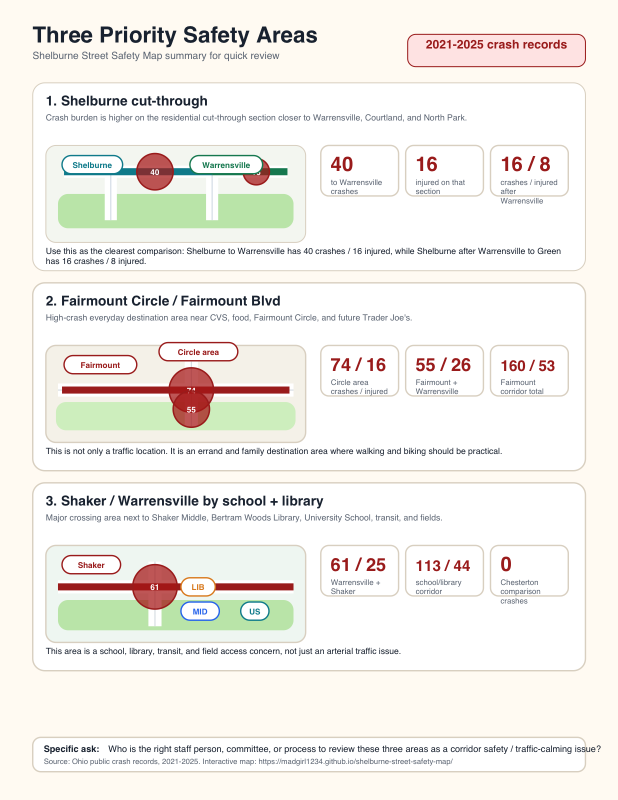
#> input picture output/pdf/Shelburne_Three_Priority_Safety_Areas.png, 1236 x 1600 px, given in place of codex-clipboard-29adc0d5-07e5-4985-8ff9-6701235122e1.png, which was not available (shown at 1/2 size)
$ python make_actual_map_views_brief.py
#> lines starting #> are read from the running program, lines starting #| are printed output that depends on the picture; pictures that were not available may be replaced by others from this repository, and a replacement may not be noted
from pathlib import Path

from PIL import Image, ImageDraw, ImageFont
from reportlab.lib.pagesizes import landscape, letter
from reportlab.lib.units import inch
from reportlab.pdfgen import canvas


ROOT = Path(__file__).resolve().parents[1]
OUT_DIR = ROOT / "output" / "pdf"
OUT_DIR.mkdir(parents=True, exist_ok=True)

SHOT_SHELBURNE = Path("/var/folders/jn/lf78l6md42g9lbb7vsfkv9lc0000gn/T/codex-clipboard-29adc0d5-07e5-4985-8ff9-6701235122e1.png")
SHOT_SHAKER = Path("/var/folders/jn/lf78l6md42g9lbb7vsfkv9lc0000gn/T/codex-clipboard-5d3501ff-4c49-4810-a22f-fedf515daa2d.png")

PNG_PATH = OUT_DIR / "Shelburne_Actual_Map_Views_For_Nancy.png"
PDF_PATH = OUT_DIR / "Shelburne_Actual_Map_Views_For_Nancy.pdf"

INK = (24, 33, 47)
MUTED = (86, 96, 111)
RED = (153, 27, 27)
TEAL = (15, 118, 110)
GREEN = (21, 128, 61)
PAPER = (255, 250, 242)
WHITE = (255, 255, 255)
LINE = (216, 207, 192)
PALE_RED = (254, 242, 242)


def font(size, bold=False):
#> called with size = 46, bold = True
    candidates = [
        "/System/Library/Fonts/Supplemental/Arial Bold.ttf" if bold else "/System/Library/Fonts/Supplemental/Arial.ttf",
        "/Library/Fonts/Arial Bold.ttf" if bold else "/Library/Fonts/Arial.ttf",
        "/System/Library/Fonts/Helvetica.ttc",
    ]
    for path in candidates:
        try:
            return ImageFont.truetype(path, size)
        except OSError:
            continue
    return ImageFont.load_default()


FONT_TITLE = font(46, True)
FONT_H2 = font(29, True)
FONT_BODY = font(22)
FONT_BODY_BOLD = font(22, True)
FONT_SMALL = font(18)
FONT_STAT = font(30, True)


def wrapped_lines(draw, text, max_width, font_obj):
    words = text.split()
    lines = []
    current = []
    for word in words:
        candidate = " ".join(current + [word])
        if not current or draw.textbbox((0, 0), candidate, font=font_obj)[2] <= max_width:
            current.append(word)
        else:
            lines.append(" ".join(current))
            current = [word]
    if current:
        lines.append(" ".join(current))
    return lines


def draw_wrapped(draw, text, xy, max_width, font_obj, fill=INK, gap=7):
    x, y = xy
    for line in wrapped_lines(draw, text, max_width, font_obj):
        draw.text((x, y), line, fill=fill, font=font_obj)
        y += font_obj.size + gap
    return y


def fit_cover(img, width, height):
    scale = max(width / img.width, height / img.height)
    resized = img.resize((int(img.width * scale), int(img.height * scale)), Image.Resampling.LANCZOS)
    left = max(0, (resized.width - width) // 2)
    top = max(0, (resized.height - height) // 2)
    return resized.crop((left, top, left + width, top + height))


def map_crop(source, box, size):
    cropped = source.crop(box)
    return fit_cover(cropped, *size)


def round_rect(draw, box, radius, fill, outline=None, width=1):
    draw.rounded_rectangle(box, radius=radius, fill=fill, outline=outline, width=width)


def stat_card(draw, box, value, label):
    round_rect(draw, box, 16, PALE_RED, RED, 2)
    x1, y1, x2, _ = box
    draw.text((x1 + 18, y1 + 14), value, fill=RED, font=FONT_STAT)
    draw_wrapped(draw, label, (x1 + 18, y1 + 50), x2 - x1 - 36, FONT_SMALL, fill=INK, gap=2)


def bullet(draw, x, y, text, max_width):
    draw.ellipse((x, y + 9, x + 9, y + 18), fill=TEAL)
    return draw_wrapped(draw, text, (x + 22, y), max_width, FONT_BODY, fill=INK, gap=6)


def make_panel(number, title, bullets, stats, source, crop_box, color=TEAL):
    panel_w, panel_h = 1600, 780
    margin = 28
    text_w = 515
    map_x = margin + text_w + 28
    map_w = panel_w - map_x - margin
    map_h = panel_h - 2 * margin

    img = Image.new("RGB", (panel_w, panel_h), PAPER)
    draw = ImageDraw.Draw(img)
    round_rect(draw, (16, 16, panel_w - 16, panel_h - 16), 22, WHITE, LINE, 3)

    y = 42
    draw.text((48, y), f"{number}. {title}", fill=INK, font=FONT_H2)
    y += 55

    for value, label in stats:
        stat_card(draw, (48, y, 48 + text_w, y + 92), value, label)
        y += 108

    y += 4
    for item in bullets:
        y = bullet(draw, 52, y, item, text_w - 28)
        y += 18

    map_img = map_crop(source, crop_box, (map_w, map_h))
    img.paste(map_img, (map_x, margin))
    draw.rounded_rectangle((map_x, margin, map_x + map_w, margin + map_h), radius=18, outline=LINE, width=3)
    draw.rectangle((map_x, margin, map_x + 12, margin + map_h), fill=color)
    return img


def make_outputs():
    shelburne = Image.open(SHOT_SHELBURNE).convert("RGB")
    shaker = Image.open(SHOT_SHAKER).convert("RGB")
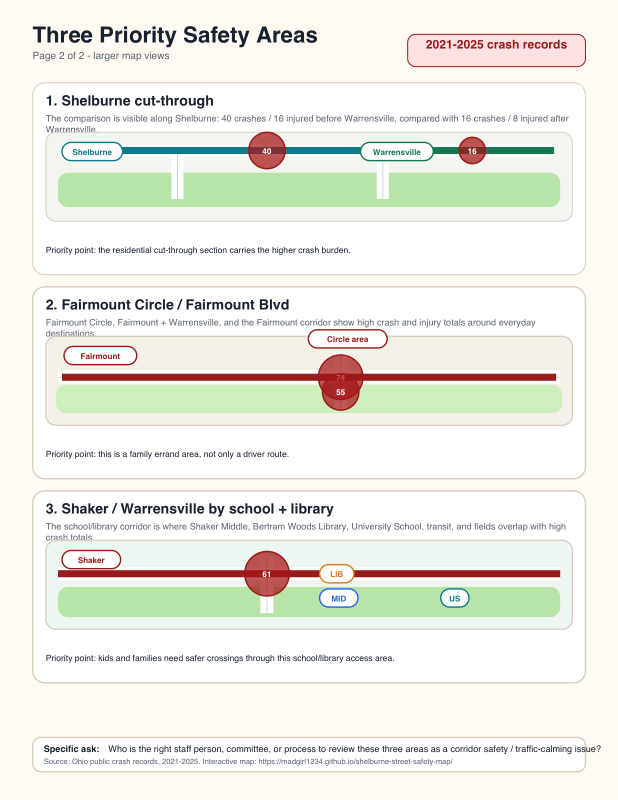
#> input picture output/pdf/Shelburne_Three_Priority_Safety_Areas_Map_View.png, 1236 x 1600 px, given in place of codex-clipboard-5d3501ff-4c49-4810-a22f-fedf515daa2d.png, which was not available (shown at 1/2 size)

    panels = [
        make_panel(
            "1",
            "Shelburne cut-through",
            [
                "Largest Shelburne residential-street concern.",
                "This is the segment to ask staff to evaluate first.",
                "Compare with the lower-count section east of Warrensville.",
            ],
            [
                ("40", "crashes between Shelburne / Eaton-Fairmount and Warrensville"),
                ("16", "people injured on this Shelburne segment"),
                ("16 vs 40", "crashes east of Warrensville vs this core segment"),
            ],
            shelburne,
            (710, 210, 2048, 890),
            TEAL,
        ),
        make_panel(
            "2",
            "Fairmount Circle / Fairmount Blvd",
            [
                "Everyday destination area: pharmacy, food, restaurants, and future Trader Joe's.",
                "Crash burden is concentrated around places families walk to.",
                "Useful ask: focused crossing and circle safety review.",
            ],
            [
                ("74", "crashes in the Fairmount Circle area"),
                ("16", "people injured in the Fairmount Circle area"),
                ("160", "broader Fairmount corridor crashes"),
            ],
            shelburne,
            (1635, 150, 2090, 725),
            RED,
        ),
        make_panel(
            "3",
            "Shaker / Warrensville school area",
            [
                "School, library, athletic fields, transit, and crossings overlap here.",
                "Affects Shaker Middle, Bertram Woods Library, and University School access.",
                "Useful ask: school-zone crossing review and interim protections.",
            ],
            [
                ("61", "crashes at Warrensville + Shaker"),
                ("25", "people injured at Warrensville + Shaker"),
                ("0", "tracked crashes on Chesterton comparison route"),
            ],
            shaker,
            (690, 540, 2050, 990),
            GREEN,
        ),
    ]
#> in make_panel, `img = Image.new("RGB", (panel_w, panel_h), PAPER)`:
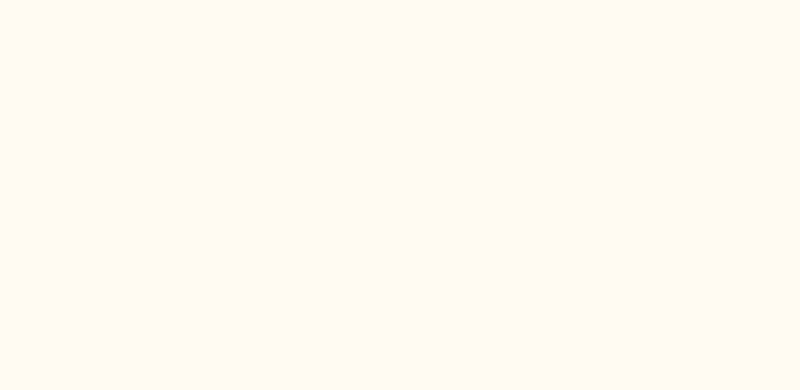
#> img: PIL image 1600x780 RGB (shown at 1/2 size); mean R, G, B 255, 250, 242
#> after the loop in make_panel, `for value, label in stats:`: y = 421
#> in make_panel, `y += 4`: y = 425
#> the loop in make_panel, `for item in bullets:` made 3 passes
#> y on passes 1 to 3: 499, 573, 647
#> after the loop in make_panel, `for item in bullets:`: y = 647
#> the loop in make_panel (call 2), `for value, label in stats:` made 3 passes
#> (value, label, y1 in stat_card, y) on passes 1, 3: ('74', 'crashes in the Fairmount Circle area', 97, 205), ('160', 'broader Fairmount corridor crashes', 313, 421)
#> (value, y1 in stat_card, y) on pass 2: ('16', 205, 313)
#> the loop in make_panel (call 2), `for item in bullets:` made 3 passes
#> in map_crop (call 2), `cropped = source.crop(box)`: cropped: PIL image 455x575 RGB; every value is 0
#> in fit_cover (call 2), `resized = img.resize((int(img.width * scale), int(img.height * scale))..`: resized: PIL image 1001x1265 RGB; every value is 0
#> in fit_cover (call 2), `return resized.crop((left, top, left + width, top + height))`: returned value: PIL image 1001x724 RGB; every value is 0
#> call 3 of make_panel, with number = '3', title = 'Shaker / Warrensville school area', crop_box = (690, 540, 2050, 990), color = (21, 128, 61)
#> the loop in make_panel (call 3), `for value, label in stats:` made 3 passes
#> (value, label, y1 in stat_card, y) on passes 1 to 2: ('61', 'crashes at Warrensville + Shaker', 97, 205), ('25', 'people injured at Warrensville + Shaker', 205, 313)
#> (value, y1 in stat_card, y) on pass 3: ('0', 313, 421)
#> after the loop in make_panel (call 3), `for value, label in stats:`: y = 421
#> in make_panel (call 3), `y += 4`: y = 425
#> the loop in make_panel (call 3), `for item in bullets:` made 3 passes
#> after the loop in make_panel (call 3), `for item in bullets:`: y = 647
#> call 3 of fit_cover, with width = 1001, height = 724
#> in fit_cover (call 3), `return resized.crop((left, top, left + width, top + height))`:
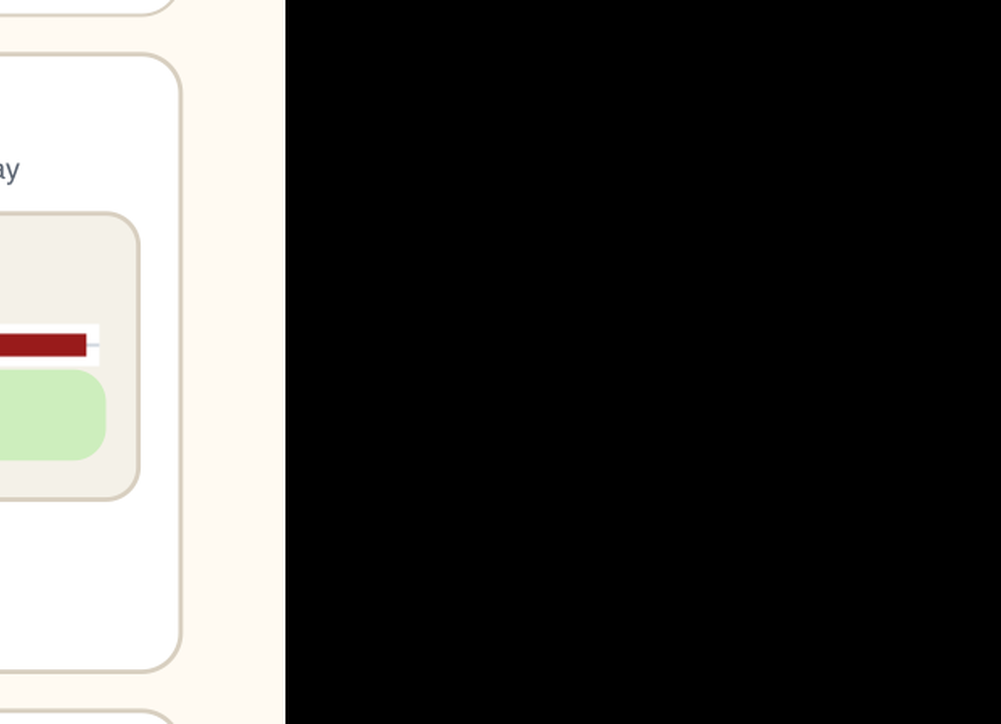
#> returned value: PIL image 1001x724 RGB; mean R, G, B 70.9, 70.2, 68.2
#> in make_panel (call 3), `img.paste(map_img, (map_x, margin))`:
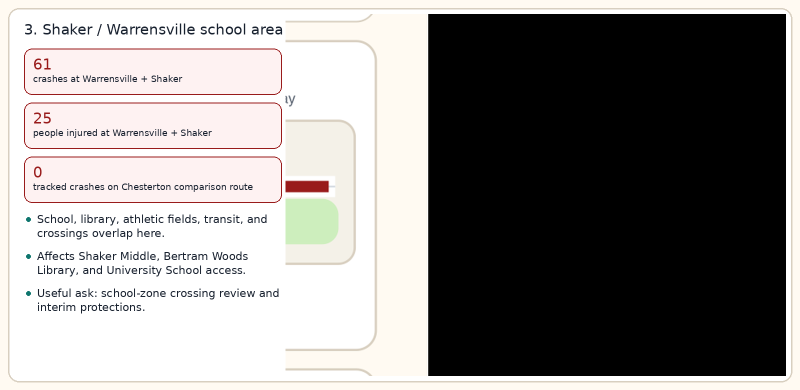
#> img: PIL image 1600x780 RGB (shown at 1/2 size); mean R, G, B 143.7, 141, 139.3

    header_h = 150
    gap = 22
    footer_h = 96
    out_w = 1600
    out_h = header_h + len(panels) * 780 + (len(panels) - 1) * gap + footer_h
#> out_h = 2630
    out = Image.new("RGB", (out_w, out_h), PAPER)
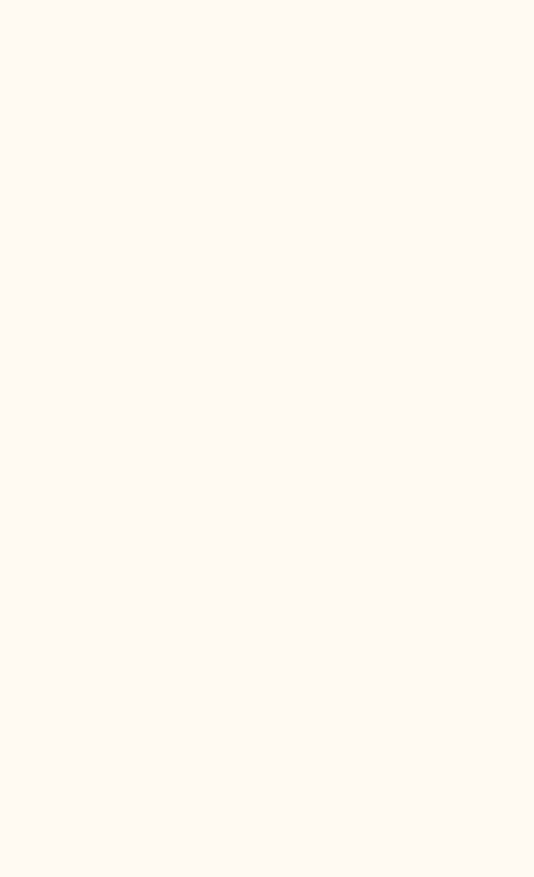
#> out: PIL image 1600x2630 RGB (shown at 1/3 size); mean R, G, B 255, 250, 242
    draw = ImageDraw.Draw(out)
    draw.text((42, 34), "Three Priority Safety Areas", fill=INK, font=FONT_TITLE)
    draw.text((44, 90), "Actual map views with the key numbers pulled out for quick review", fill=MUTED, font=FONT_BODY)

    y = header_h
    for panel in panels:
        out.paste(panel, (0, y))
        y += panel.height + gap
#> this loop made 3 passes
#> y on passes 1 to 3: 952, 1754, 2556
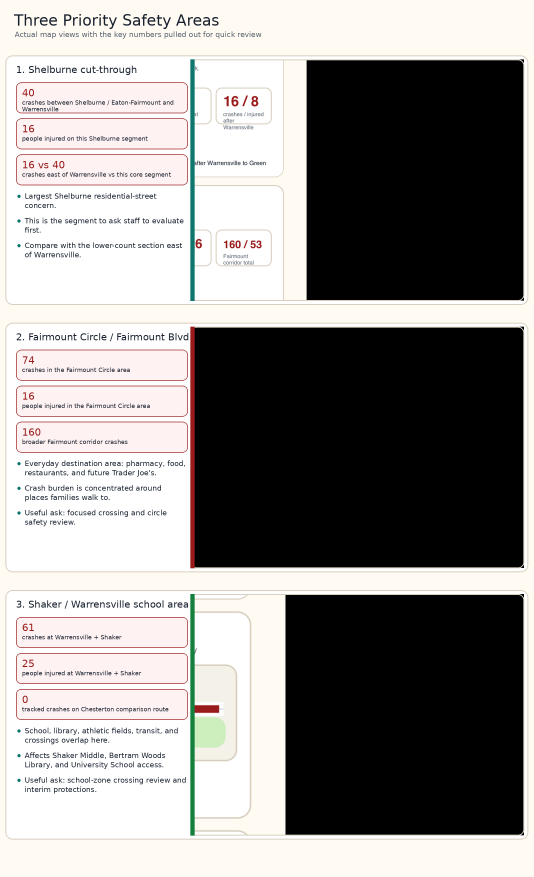
#> out: PIL image 1600x2630 RGB (shown at 1/3 size); mean R, G, B 146.3, 143.6, 141.7
#> after the loop, y = 2556

    round_rect(draw, (42, out_h - 72, out_w - 42, out_h - 22), 16, WHITE, LINE, 2)
    draw.text((66, out_h - 57), "Specific ask:", fill=INK, font=FONT_BODY_BOLD)
    draw.text((220, out_h - 56), "Who is the right staff person, committee, or process to review these three areas?", fill=INK, font=FONT_BODY)
    out.save(PNG_PATH)
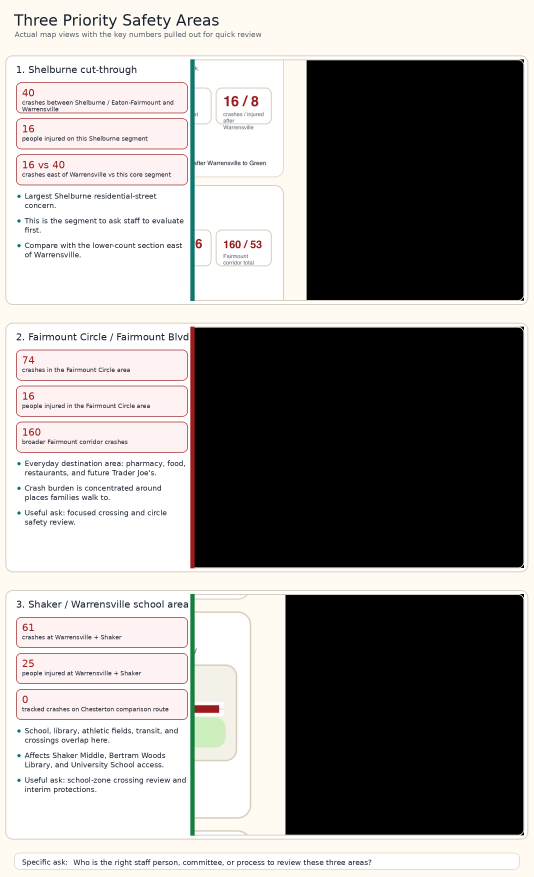
#> saved as Shelburne_Actual_Map_Views_For_Nancy.png: PIL image 1600x2630 RGB (shown at 1/3 size); mean R, G, B 146, 143.4, 141.6

    page_w, page_h = landscape(letter)
    c = canvas.Canvas(str(PDF_PATH), pagesize=(page_w, page_h))
    c.setTitle("Shelburne actual map views for quick review")
    for panel in panels:
        tmp = OUT_DIR / "_actual_map_panel.png"
        panel.save(tmp)
        c.setFillColorRGB(*(v / 255 for v in PAPER))
        c.rect(0, 0, page_w, page_h, fill=1, stroke=0)
        c.drawImage(str(tmp), 0.22 * inch, 0.18 * inch, width=page_w - 0.44 * inch, height=page_h - 0.36 * inch, preserveAspectRatio=True, anchor="c")
        c.showPage()
        tmp.unlink(missing_ok=True)
    c.save()


if __name__ == "__main__":
    make_outputs()
#> (the call stopped at in make_outputs, `page_w, page_h = landscape(letter)`: reportlab is not available in this run)
    print(PNG_PATH)
    print(PDF_PATH)
